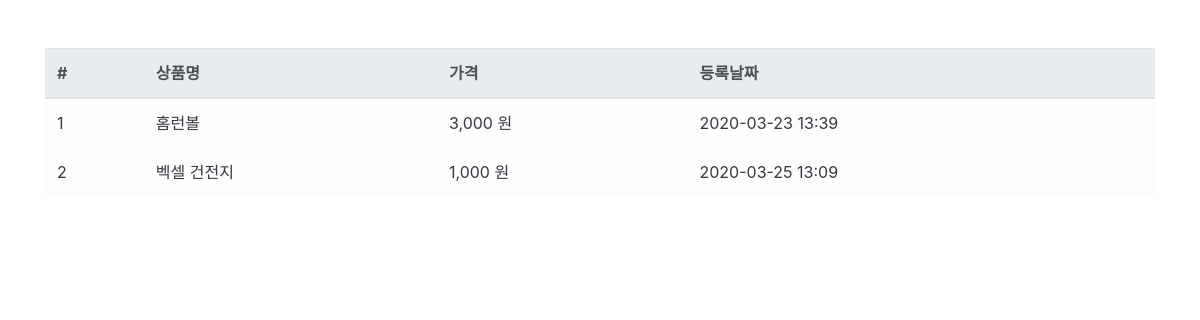
/product/, run on an earlier commit of the app's database.
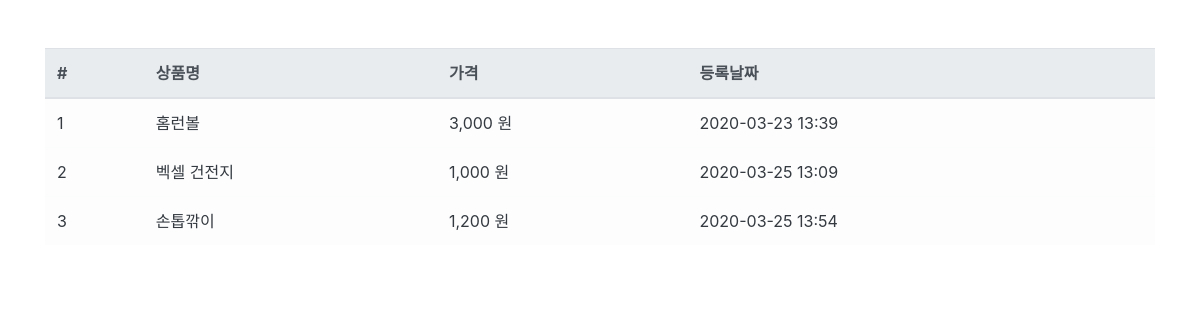
And on a later commit of the database.
### product/models.py (models this page shows, shortened)
class Product(models.Model):
    name = models.CharField(max_length=256, verbose_name='상품명')
    price = models.IntegerField(verbose_name='상품가격')
    description = models.TextField(verbose_name='상품설명')
    stock = models.IntegerField(verbose_name='재고')
    register_date = models.DateTimeField(auto_now_add=True, verbose_name='등록날짜')
    class Meta:
        db_table = 'ys_product'
        verbose_name = '상품'
        verbose_name_plural = '상품'

### product/views.py (the view)
# urls.py: path('product/', ProductList.as_view()),
class ProductList(ListView):
    model = Product
    template_name = 'product.html'
    context_object_name = 'product_list'

### product/templates/product.html
{% extends "base.html" %} {% load humanize %} {% block contents %}
<div class="row mt-5">
  <div class="col-12">
    <table class="table table-light">
      <thead class="thead-light">
        <tr>
          <th scope="col">#</th>
          <th scope="col">상품명</th>
          <th scope="col">가격</th>
          <th scope="col">등록날짜</th>
        </tr>
      </thead>
      <tbody class="text-dark">
        {% for product in product_list %}
        <tr>
          <td scope="row">{{ product.id }}</td>
          <td>{{ product.name }}</td>
          <td>{{ product.price|intcomma }} 원</td>
          <td>{{ product.register_date|date:'Y-m-d H:i' }}</td>
        </tr>
        {% endfor %}
      </tbody>
    </table>
  </div>
</div>
{% endblock %}

### user/templates/base.html (shortened to what this page needs)
<!DOCTYPE html>
<html lang="en">
  <head>
    <link
      rel="stylesheet"
      href="https://stackpath.bootstrapcdn.com/bootstrap/4.4.1/css/bootstrap.min.css"
    />
  </head>
  <body>
    <div class="container">
      {% block contents %} {% endblock %}
    </div>
  </body>
</html>

What changed in the data, as far as the page shows it:
added Product: id "3", name "손톱깎이", price "1,200", register_date "2020-03-25 13:54"
